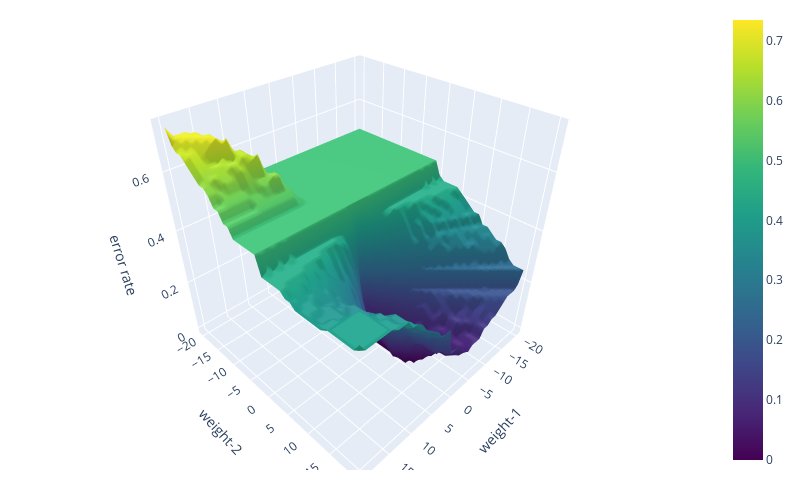

The notebook cell this image was saved under:
### Code cell
import plotly.graph_objects as go
f1 = go.Figure(data=[go.Surface( x=weight1, y=weight2, z=errors, colorscale='Viridis')])
f1.update_layout(scene = dict(
                    xaxis_title='weight-1',
                    yaxis_title='weight-2',
                    zaxis_title='error rate'),
                    width=800,
                    height=480,
                    margin=dict(r=20, b=10, l=10, t=10))
f1.show()

### Figure 1 — Plotly figure (JSON) as saved in the notebook; plotly's stock layout.template omitted (floating-point values rounded to 4 significant figures; data arrays with more than 128 entries replaced by an {"elided": "..."} marker saying what was removed)
{"data": [{"colorscale": [[0, "#440154"], [0.1111, "#482878"], [0.2222, "#3e4989"], [0.3333, "#31688e"], [0.4444, "#26828e"], [0.5556, "#1f9e89"], [0.6667, "#35b779"], [0.7778, "#6ece58"], [0.8889, "#b5de2b"], [1, "#fde725"]], "type": "surface", "x": [-20, -18.97, -17.95, -16.92, -15.9, -14.87, -13.85, -12.82, -11.79, -10.77, -9.744, -8.718, -7.692, -6.667, -5.641, -4.615, -3.59, -2.564, -1.538, -0.5128, 0.5128, 1.538, 2.564, 3.59, 4.615, 5.641, 6.667, 7.692, 8.718, 9.744, 10.77, 11.79, 12.82, 13.85, 14.87, 15.9, 16.92, 17.95, 18.97, 20], "y": [-20, -18.97, -17.95, -16.92, -15.9, -14.87, -13.85, -12.82, -11.79, -10.77, -9.744, -8.718, -7.692, -6.667, -5.641, -4.615, -3.59, -2.564, -1.538, -0.5128, 0.5128, 1.538, 2.564, 3.59, 4.615, 5.641, 6.667, 7.692, 8.718, 9.744, 10.77, 11.79, 12.82, 13.85, 14.87, 15.9, 16.92, 17.95, 18.97, 20], "z": {"elided": "40x40 float values"}}], "layout": {"height": 480, "margin": {"b": 10, "l": 10, "r": 20, "t": 10}, "scene": {"aspectmode": "auto", "aspectratio": {"x": 1, "y": 1, "z": 1}, "xaxis": {"title": {"text": "weight-1"}, "type": "linear"}, "yaxis": {"title": {"text": "weight-2"}, "type": "linear"}, "zaxis": {"title": {"text": "error rate"}, "type": "linear"}}, "width": 800}}
